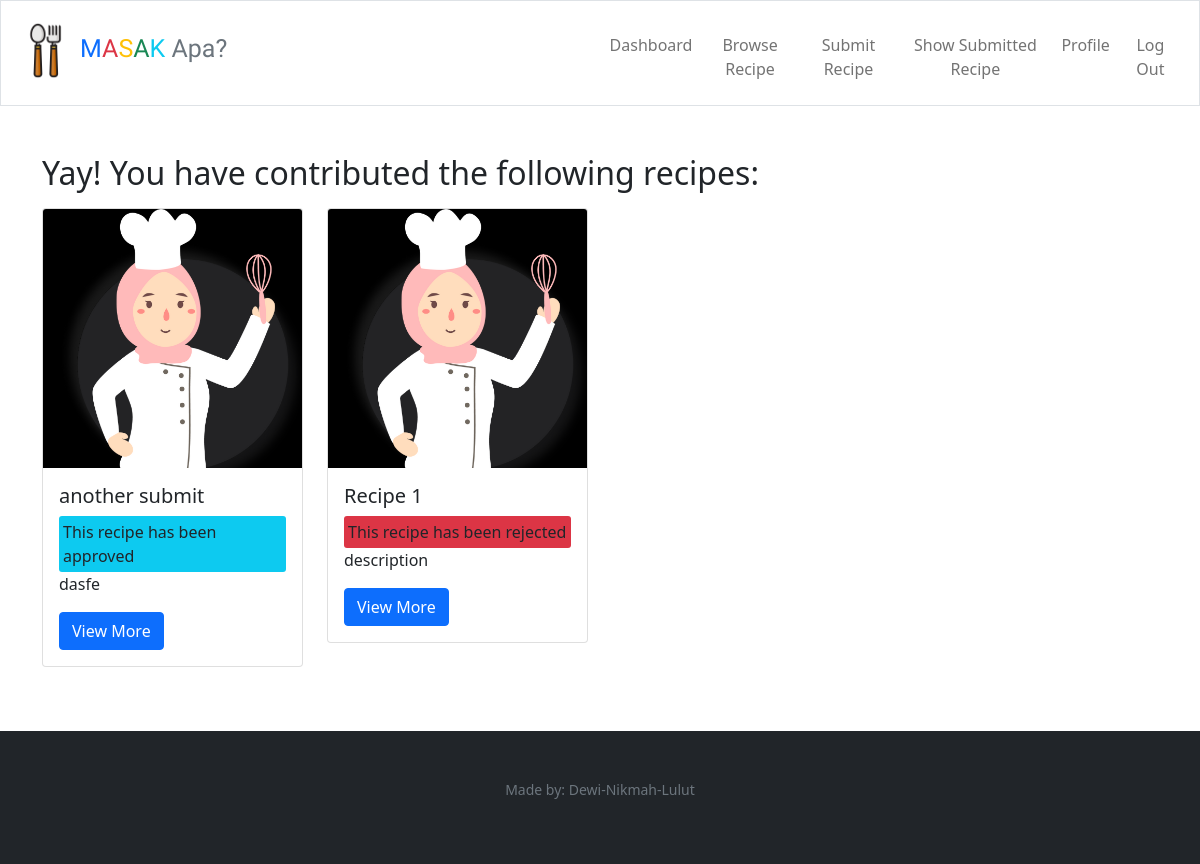
The page /recipe/show/submitted (signed in) on the database its author committed.
### tables this page shows
CREATE TABLE "recipes_submitted" (
	"id"	integer NOT NULL,
	"name"	TEXT NOT NULL,
	"origin_id"	integer NOT NULL,
	"image"	varchar,
	"created_at"	datetime DEFAULT CURRENT_TIMESTAMP,
	"updated_at"	datetime DEFAULT CURRENT_TIMESTAMP,
	"description"	TEXT,
	"img_src"	TEXT,
	"recipe_src"	TEXT,
	"status"	integer DEFAULT 0,
	"user_id"	INTEGER,
	FOREIGN KEY("origin_id") REFERENCES "origins"("id") on delete cascade on update cascade,
	PRIMARY KEY("id" AUTOINCREMENT)
);

### app.py (the view)
@app.route("/recipe/show/submitted", methods=["GET"])
def show_submitted_recipes():
    user_id = session["user_id"]
    global search_result
    if request.method == "GET":
        search_result.clear()
        recipes = db.execute("select recipes_submitted.status, recipes_submitted.id, recipes_submitted.name as recipe_name, recipes_submitted.image, recipes_submitted.description, recipe_ingredients_submitted.qty, instructions_submitted.instructions, units.name as unit_name from recipes_submitted inner join recipe_ingredients_submitted on recipes_submitted.id = recipe_ingredients_submitted.recipe_id inner join ingredients on recipe_ingredients_submitted.ingredients_id = ingredients.id inner join units on recipe_ingredients_submitted.unit_id = units.id inner join instructions_submitted on recipes_submitted.id = instructions_submitted.recipe_id where recipes_submitted.user_id = ? group by recipes_submitted.id order by recipes_submitted.created_at desc", user_id)
        print(recipes)
        return render_template("show_submitted_recipes.html", recipes=recipes)

### app.py (called while the page is built)
@app.after_request
def after_request(response):
    response.headers["Cache-Control"] = "no-cache, no-store, must-revalidate"
    response.headers["Expires"] = 0
    response.headers["Pragma"] = "no-cache"
    return response

### templates/show_submitted_recipes.html
{% extends "layout.html" %} {% block title %} Recipes {% endblock %} {% block
main %}
<div class="container-lg mt-1 mb-3">
  <h2>Yay! You have contributed the following recipes:</h2>
  <div class="row mt-2">
    {% for recipe in recipes %}
    <div class="col-lg-3 mt-2">
      <div class="card" style="width: 100%">
        <img
          src="/static/uploads/{{ recipe['image'] }}"
          class="card-img-top card-size"
          alt="IoT course thumbnail"
        />
        <div class="card-body">
          <h5 class="card-title">{{ recipe["recipe_name"] }}</h5>
          {% if recipe['status'] == 0 %}
          <div class="bg-warning p-1" style="border-radius: 3px">
            This recipe is under review
          </div>
          {% elif recipe['status'] == 1 %}
          <div class="bg-info p-1" style="border-radius: 3px">
            This recipe has been approved
          </div>
          {% else %}
          <div class="bg-danger p-1" style="border-radius: 3px">
            This recipe has been rejected
          </div>
          {% endif %}
          <p class="card-text">{{ recipe["description"]|truncate(50) }}</p>
          <a href="/recipe/show/{{ recipe['id'] }}" class="btn btn-primary"
            >View More</a
          >
        </div>
      </div>
    </div>
    {% endfor %}
  </div>
  <div class="spacing p-4"></div>
</div>
{% endblock %}

### static/style.css (style rules this page uses)
.card-size { width: 100%; height: 100%; }

### rows shown on the page
recipes_submitted: image (picture), recipe_name "another submit", status "This recipe has been approved", description "dasfe"
recipes_submitted: image (picture), recipe_name "Recipe 1", status "This recipe has been rejected", description "description"
